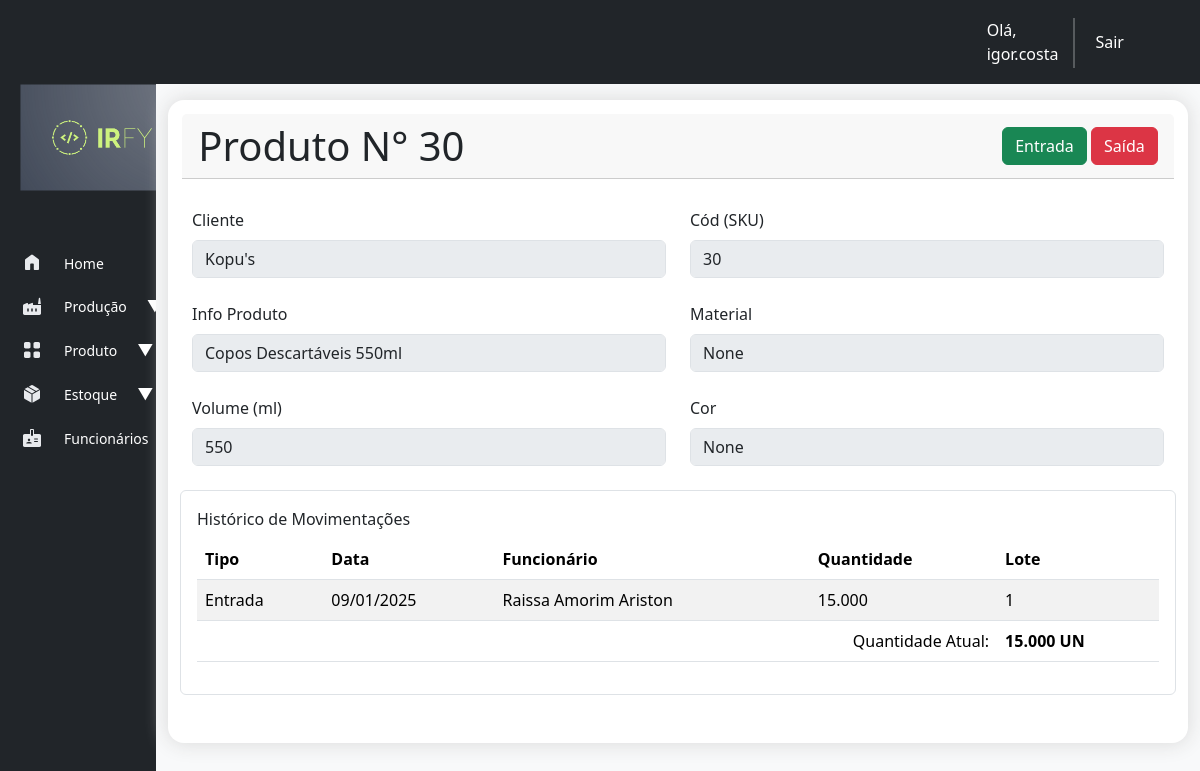
Page /estoque/produto_acabado/1/ (signed in) on the earlier database version.
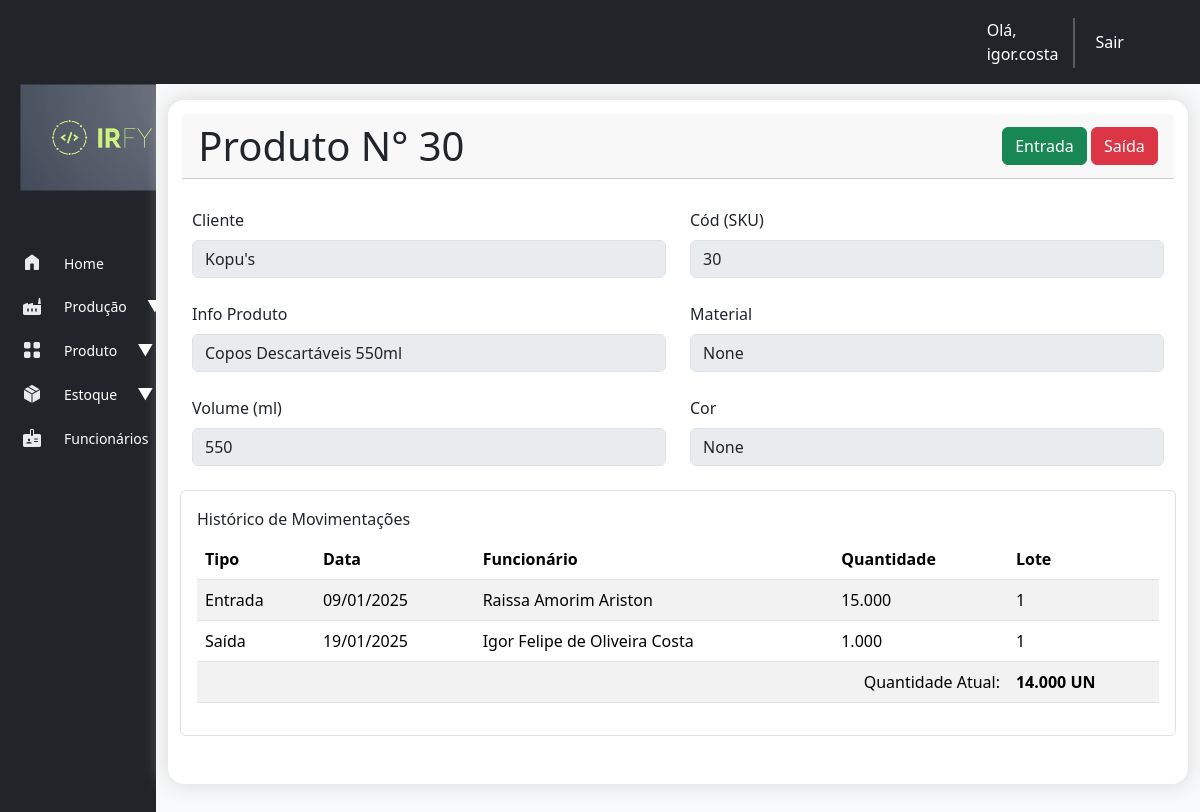
Same page on the later database version.
### estoque/models.py (models this page shows, shortened)
class MovimentoEstoqueAcabado(models.Model):
    TIPO_MOVIMENTOS_CHOICES = [
        ('entrada', 'Entrada'),
        ('saida', 'Saída'),
    ]
    produto_acabado = models.ForeignKey(ProdutoAcabado, on_delete=models.CASCADE)
    tipo_movimento = models.CharField(max_length=10, choices=TIPO_MOVIMENTOS_CHOICES)
    quantidade_movimentada = models.IntegerField()
    funcionario = models.ForeignKey(Funcionario, on_delete=models.CASCADE)
    data_mov = models.DateTimeField(auto_now_add=True)
    endereco = models.CharField(max_length=5, null=True)
    class Meta:
        verbose_name_plural = "Movimentações PA"

class ProdutoAcabado(models.Model):
    produto = models.ForeignKey(Produto, on_delete=models.CASCADE)
    quantidade = models.PositiveBigIntegerField(default=0)
    data_entrada = models.DateField(auto_now_add=True)
    localizacao = models.CharField(max_length=5, null=True)
    peso_liq_caixa = models.DecimalField(max_digits=5, decimal_places=3, blank=True, null=True)
    peso_brt_caixa = models.DecimalField(max_digits=5, decimal_places=3, blank=True, null=True)
    cartucho = models.CharField(max_length=8)
    qtd_total_caixa = models.IntegerField(default=0, null=True)
    codigo_barra = models.CharField(max_length=13, blank=True, null=True)
    codigo_barra_pct = models.CharField(max_length=13, blank=True, null=True)
    lote = models.CharField(max_length=10, null=True)
    data_fabricacao = models.DateField(null=True)
    class Meta:
        verbose_name_plural = "Produtos Acabados"

### cadastro/models.py (models this page shows, shortened)
class Funcionario(models.Model):
    STATUS_CHOICES = [
        ('ativo', 'Ativo'),        ('inativo', 'Inativo'),
    ]
    nome_funcionario = models.CharField(max_length=100)
    matricula_funcionario = models.CharField(max_length=5, unique=True)
    status = models.CharField(max_length=7, choices=STATUS_CHOICES, default="ativo")
    created_at = models.DateField(auto_now_add=True)
    def __str__(self):
        return self.nome_funcionario

class Produto(models.Model):
    TIPO_PRODUTO = [
        ('TAMPA', 'Tampa'),
        ('COPO', 'Copo'),
        ('POTE', 'Pote'),
        ('BANDEJA', 'Bandeja'),
        ('PRATO', 'Prato'),
        ('KIT POTE', 'Kit Pote'),
    ]
    STATUS_PRODUTO = [
        ('ativo', 'Ativo'),
        ('inativo', 'Inativo'),
    ]
    cliente = models.ForeignKey(Cliente, on_delete=models.CASCADE)
    tipo = models.CharField(max_length=10, choices=TIPO_PRODUTO, null=True)
    codigo = models.CharField(max_length=50, unique=True)
    descricao = models.TextField(blank=True, null=True)
    material = models.CharField(max_length=100, null=True, blank=True)
    peso = models.DecimalField(max_digits=10, decimal_places=2, null=True)
    volume = models.IntegerField(null=True)
    cor = models.CharField(max_length=50, null=True, blank=True)
    status = models.CharField(max_length=7, choices=STATUS_PRODUTO, default="ativo", null=True)

class Cliente(models.Model):
    TIPOS_CLIENTE = [
        ('pf', 'Pessoa Física'),
        ('pj', 'Pessoa Jurídica'),
    ]
    nome_cliente = models.CharField(max_length=255)
    tipo_cliente = models.CharField(max_length=2, choices=TIPOS_CLIENTE, default='pf')
    cpf_cnpj = models.CharField(max_length=18, unique=True)
    email = models.EmailField(max_length=254)
    telefone = models.CharField(max_length=20, blank=True, null=True)
    endereco = models.TextField()
    data_cadastro = models.DateTimeField(auto_now_add=True)
    def __str__(self):
        return self.nome_cliente

### estoque/views.py (the view)
# urls.py: path('produto_acabado/<produto_acabado_id>/', views.produto_acabado, name='produto_acabado'),
@login_required
def produto_acabado(request, produto_acabado_id):
    produto_acabado = ProdutoAcabado.objects.get(id = produto_acabado_id)
    movimentacoes = MovimentoEstoqueAcabado.objects.filter(produto_acabado=produto_acabado)
    context = {'movimentacoes': movimentacoes, 'produto_acabado': produto_acabado}
    return render(request, 'estoque_acabado/produto_acabado.html', context)

### estoque/templates/estoque_acabado/produto_acabado.html (shortened to what this page needs)
{% extends "base.html" %}
{% load django_bootstrap5 %}
{% load humanize %}
{% block header %}
<div class="card-header d-flex justify-content-between">
    <div>
        <h2 class="display-6 mb-0">Produto N° {{ produto_acabado.produto.codigo }}</h2>
    </div>
    <div style="align-content: center;">
        {% block buttons %}
        <button type="button" class="btn btn-success" data-bs-toggle="modal" data-bs-target="#modalEntrada">Entrada</button>
        <button type="button" class="btn btn-danger" data-bs-toggle="modal" data-bs-target="#exampleModal">Saída</button>
        {% endblock buttons %}
    </div>
</div>
{% endblock header %}
{% block content %}
<div class="row d-flex justify-content-center">
    <div class="col-md-6 mb-4">
        <label for="disabledTextInput" class="form-label">Cliente</label>
        <input disabled type="text" id="disabledTextInput" class="form-control form-control"
            value="{{ produto_acabado.produto.cliente }}">
    </div>
    <div class="col-md-6 mb-4">
        <label for="disabledTextInput" class="form-label">Cód (SKU)</label>
        <input disabled type="text" id="disabledTextInput" class="form-control form-control"
            value="{{ produto_acabado.produto.codigo }}">
    </div>
</div>
<div class="row d-flex justify-content-center">
    <div class="col-md-6 mb-4">
        <label for="disabledTextInput" class="form-label">Info Produto</label>
        <input disabled type="text" id="disabledTextInput" class="form-control form-control"
            value="{{ produto_acabado.produto.descricao }}">
    </div>
    <div class="col-md-6 mb-4">
        <label for="disabledTextInput" class="form-label">Material</label>
        <input disabled type="text" id="disabledTextInput" class="form-control form-control"
            value="{{ produto_acabado.produto.material }}">
    </div>
</div>
<div class="row d-flex justify-content-center">
    <div class="col-md-6 mb-4">
        <label for="disabledTextInput" class="form-label">Volume (ml)</label>
        <input disabled type="text" id="disabledTextInput" class="form-control form-control"
            value="{{ produto_acabado.produto.volume }}">
    </div>
    <div class="col-md-6 mb-4">
        <label for="disabledTextInput" class="form-label">Cor</label>
        <input disabled type="text" id="disabledTextInput" class="form-control form-control"
            value="{{ produto_acabado.produto.cor }}">
    </div>
</div>
<div class="row d-flex justify-content-center">
    <div class="col-md-12 mb-4 p-3 border rounded">
        <label class="form-label">Histórico de Movimentações</label>
        <table class="table table-striped table">
            <thead>
                <tr>
                    <th>Tipo</th>
                    <th>Data</th>
                    <th>Funcionário</th>
                    <th>Quantidade</th>
                    <th>Lote</th>
                </tr>
            </thead>
            <tbody>
                {% for mov in movimentacoes %}
                <tr>
                    <td> {{ mov.get_tipo_movimento_display }} </td>
                    <td> {{ mov.data_mov | date:'d/m/Y' }} </td>
                    <td> {{ mov.funcionario }} </td>
                    <td> {{ mov.quantidade_movimentada | intcomma }} </td>
                    <td> {{ produto_acabado.lote | intcomma }} </td>
                </tr>
                {% empty %}
                <tr>
                    <td colspan="6">Nenhuma movimentação encontrada.</td>
                </tr>
                {% endfor %}
                <tr>
                    <td colspan="4" style="text-align: end; background-color: white;"> Quantidade Atual:</td>
                    <td> <strong> {{ produto_acabado.quantidade | intcomma }} UN</strong></td>
                </tr>
            </tbody>
        </table>
    </div>
</div>
</div>
{% endblock content %}

Differences in the rows shown:
changed ProdutoAcabado "Kopu's": quantidade "15.000" → "14.000"
added MovimentoEstoqueAcabado: tipo_movimento "Saída", data_mov "19/01/2025", funcionario "Igor Felipe de Oliveira Costa", quantidade_movimentada "1.000", {{ produto_acabado.lote | intcomma }} "1"
